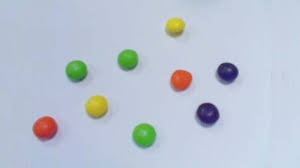
#> input picture Learnning/CountingObject/images/objects3.jpg, 300 x 168 px, given in place of the camera
$ python water.py
#> lines starting #> are read from the running program, lines starting #| are printed output that depends on the picture; after the words box and inside, x2 and y2 are one past the last pixel; in counts of white or black regions, pixels touching at a corner belong together
import cv2
import matplotlib.pyplot as plt
import numpy as np

loop = True
cap = cv2.VideoCapture(0, cv2.CAP_DSHOW)
while True:
    if loop:
        ret, frame = cap.read()
#> frame is the input picture: shape (168, 300, 3); mean B, G, R 209.5, 196.1, 186.7
    else:
        frame = cv2.imread('test.jpg')
        break
    cv2.imshow('frame', frame)

    gray = cv2.cvtColor(frame, cv2.COLOR_BGR2GRAY)
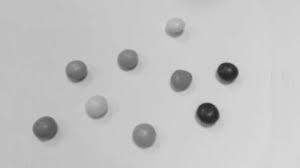
#> gray: shape (168, 300); min 35, max 217, mean 194.7
    gray = cv2.GaussianBlur(gray, (5, 5), 0)
    cv2.imshow('gray', gray)
    thresh = cv2.threshold(gray, 60, 255, cv2.THRESH_BINARY)[1]
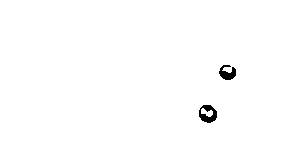
#> thresh: shape (168, 300); 99.3% white; 2 black regions, box (x1, y1, x2, y2) and area: (199, 105, 217, 123) 193, (219, 65, 236, 80) 156
    thresh = cv2.erode(thresh, None, iterations=2)
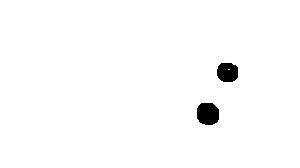
#> thresh: shape (168, 300); 98.5% white; 2 black regions, box (x1, y1, x2, y2) and area: (197, 103, 219, 125) 417, (217, 63, 238, 82) 343
    thresh = cv2.dilate(thresh, None, iterations=4)
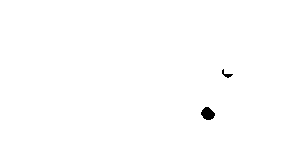
#> thresh: shape (168, 300); 99.7% white; 2 black regions, box (x1, y1, x2, y2) and area: (201, 107, 215, 120) 129, (222, 69, 233, 78) 35
    cv2.imshow('thresh', thresh)


    if cv2.waitKey(1) == ord('q'):
#> (key q is pressed here)
        break

$ run again, on Learnning/CountingObject/images/objects2.png
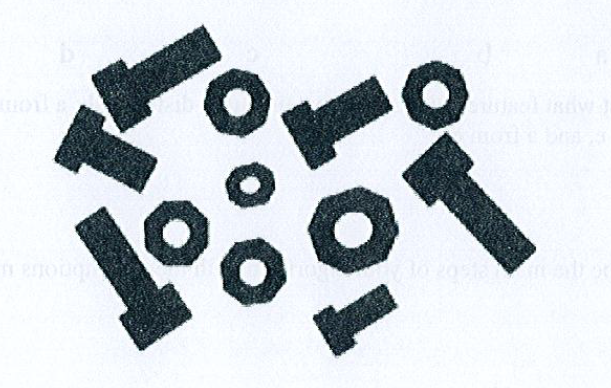
#> input picture Learnning/CountingObject/images/objects2.png, 611 x 388 px, given in place of the camera
#> frame is the input picture: shape (388, 611, 3); mean B, G, R 213.5, 208.5, 202.3
#> `thresh = cv2.threshold(gray, 60, 255, cv2.THRESH_BINARY)[1]`:
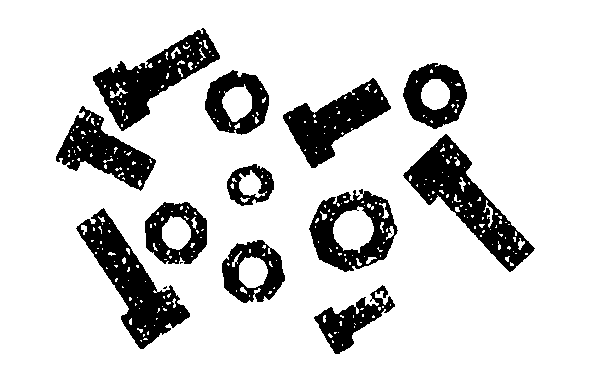
#> thresh: shape (388, 611); 83.8% white; 14 black regions (2 under 20 px), largest, box (x1, y1, x2, y2) and area: (403, 134, 535, 272) 5498, (76, 208, 190, 349) 5281, (93, 28, 220, 131) 4695
#> `thresh = cv2.dilate(thresh, None, iterations=4)`:
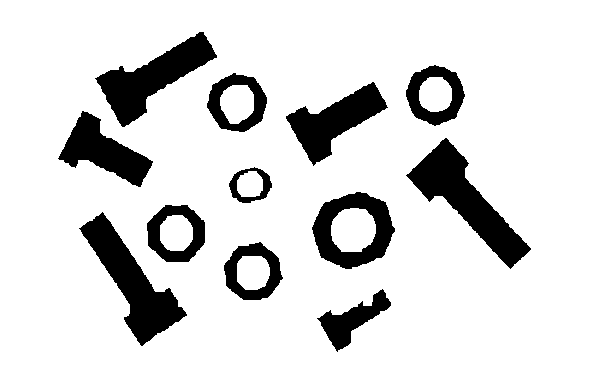
#> thresh: shape (388, 611); 86.4% white; 12 black regions, largest, box (x1, y1, x2, y2) and area: (406, 138, 531, 269) 5003, (79, 212, 187, 346) 4714, (95, 32, 217, 127) 4240
